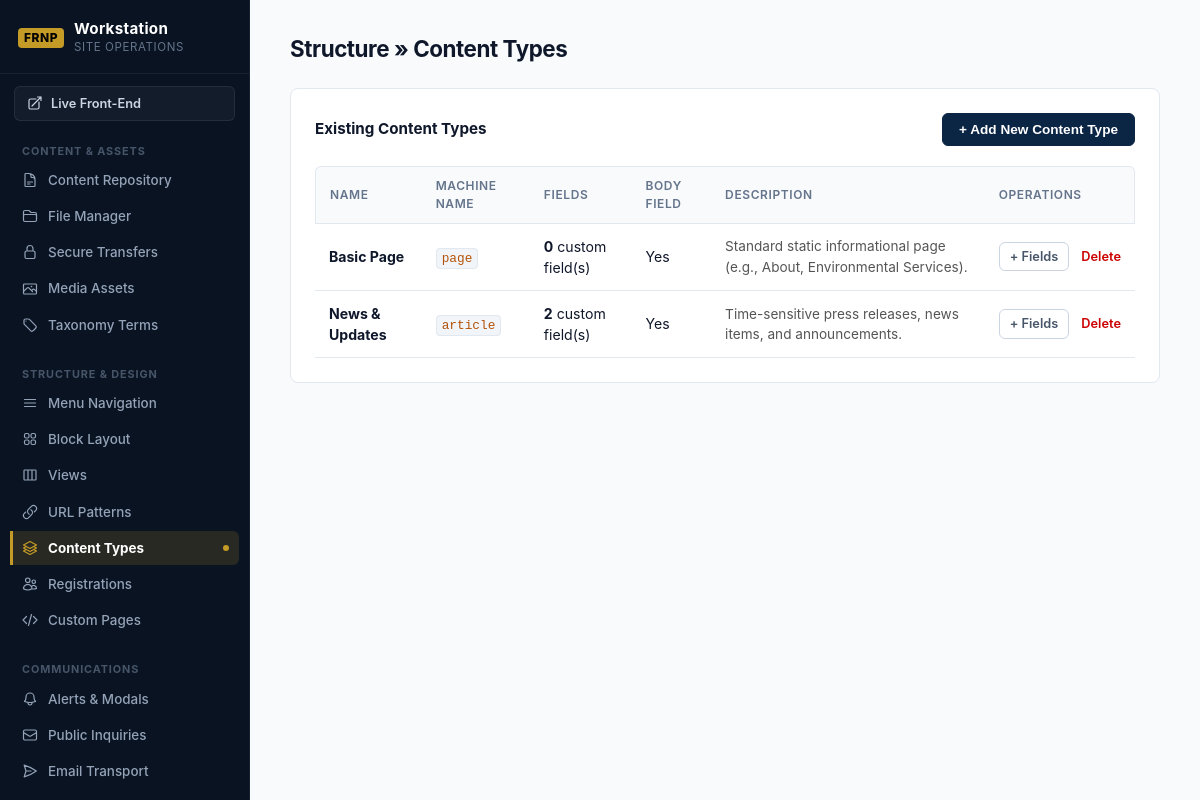
Screenshot of /admin/content_types.php (signed in) with the database file from the repository.
### tables this page shows
CREATE TABLE `content_types` (
    `id` INT UNSIGNED AUTO_INCREMENT PRIMARY KEY,
    `type` VARCHAR(32) NOT NULL UNIQUE,
    `name` VARCHAR(64) NOT NULL,
    `description` TEXT NULL,
    `has_body` TINYINT(1) NOT NULL DEFAULT 1,
    `fields_schema` JSON NULL,  
    `created_at` DATETIME NOT NULL DEFAULT CURRENT_TIMESTAMP
);

### includes/auth.php (called while the page is built, shortened)
<?php
if (!function_exists('base_path')) {
    function base_path(string $path = ''): string {
        static $base = null;
        if ($base === null) {
            $script = str_replace('\\', '/', $_SERVER['SCRIPT_NAME'] ?? '');
            if (preg_match('#^(.*?)/(admin|api|includes|custom_pages)/#', $script, $matches)) {
                $base = rtrim($matches[1], '/');
            } else {
                $dir = dirname($script);
                $base = ($dir === '/' || $dir === '\\' || $dir === '.') ? '' : rtrim($dir, '/');
            }
        }
        $clean = ltrim($path, '/');
        if ($clean === '' || $clean === 'home') {
            return $base !== '' ? $base : '/';
        }
        return ($base !== '' ? $base : '') . '/' . $clean;
    }
}
function get_csrf_token(): string {
    return $_SESSION['csrf_token'];
}

### includes/content.php (called while the page is built, shortened)
<?php
function get_content_types(): array {
    $db = get_db();
    return $db->query('SELECT * FROM content_types ORDER BY name ASC')->fetchAll();
}
    ?>

### admin/content_types.php (the view, shortened to what this page needs)
<?php
require_once __DIR__ . '/../includes/auth.php';
require_once __DIR__ . '/../includes/content.php';
$types = get_content_types();
?>
<!DOCTYPE html>
<html lang="en">
<head>
    <link rel="stylesheet" href="<?= base_path('assets/css/admin.css') ?>">
</head>
<body>
    <div class="admin-wrapper">
        <?php require __DIR__ . '/nav.php'; ?>
        <main class="admin-main">
            <h1>Structure &raquo; Content Types</h1>
            <section class="card">
                <div style="display: flex;justify-content: space-between;align-items: center;margin-bottom: 20px;">
                    <h3 style="margin: 0;">Existing Content Types</h3>
                    <button type="button" class="btn-primary" onclick="openCreateTypeModal()" style="white-space: nowrap;">+ Add New Content Type</button>
                </div>
                <table>
                    <thead>
                        <tr>
                            <th>Name</th>
                            <th>Machine Name</th>
                            <th>Fields</th>
                            <th>Body Field</th>
                            <th>Description</th>
                            <th>Operations</th>
                        </tr>
                    </thead>
                    <tbody>
                        <?php foreach ($types as $t): ?>
                        <?php
                            $raw_schema = $t['fields_schema'] ?? '[]';
                            $schema_arr = is_array($raw_schema) ? $raw_schema : json_decode((string)$raw_schema, true);
                            $f_count = is_array($schema_arr) ? count($schema_arr) : 0;
                        ?>
                        <tr>
                            <td><strong><?= htmlspecialchars($t['name']) ?></strong></td>
                            <td><code><?= htmlspecialchars($t['type']) ?></code></td>
                            <td><strong><?= $f_count ?></strong> custom field(s)</td>
                            <td><?= !empty($t['has_body']) ? 'Yes' : 'No' ?></td>
                            <td style="color:#555; font-size:0.85rem;"><?= htmlspecialchars($t['description'] ?? '') ?></td>
                            <td style="white-space: nowrap;">
                                <a href="<?= base_path('admin/content_type_fields.php') ?>?type=<?= urlencode($t['type']) ?>" class="btn-secondary" style="font-size:0.8rem; padding: 4px 10px;">
                                    + Fields
                                </a>
                                <a href="<?= base_path('admin/content_types.php') ?>?action=delete&type=<?= urlencode($t['type']) ?>&csrf_token=<?= get_csrf_token() ?>"
                                   data-confirm="Permanently delete content type &quot;<?= htmlspecialchars($t['name']) ?>&quot;? This cannot be undone."
                                   data-confirm-title="Delete Content Type"
                                   data-confirm-btn="Delete"
                                   onclick="return confirm('Permanently delete content type &quot;<?= htmlspecialchars(addslashes($t['name'])) ?>&quot;? This cannot be undone.');"
                                   style="color:#c00; font-size:0.8rem; margin-left:8px; text-decoration:none;">
                                    Delete
                                </a>
                            </td>
                        </tr>
                        <?php endforeach; ?>
                    </tbody>
                </table>
            </section>
        </main>
    </div>
</body>
</html>

### assets/css/admin.css (style rules this page uses)
:root { --bg-app: #f8fafc; --bg-surface: #ffffff; --bg-surface-subtle: #f1f5f9; --bg-surface-hover: #e2e8f0; --border-color: #e2e8f0; --border-strong: #cbd5e1; --text-primary: #0f172a; --text-secondary: #475569; --text-muted: #64748b; --text-inverse: #ffffff; --primary-color: #0b2545; --primary-hover: #133b6d; --accent-gold: #c59b27; --danger-bg: #fef2f2; --danger-border: #fecaca; --danger-text: #991b1b; --danger-solid: #dc2626; --success-bg: #ecfdf5; --success-border: #a7f3d0; --success-text: #065f46; --warning-bg: #fffbeb; --warning-border: #fde68a; --warning-text: #92400e; --info-bg: #eff6ff; --info-border: #bfdbfe; --info-text: #1e40af; --sidebar-width: 250px; --radius-sm: 4px; --radius-md: 6px; --radius-lg: 8px; --font-sans: -apple-system, BlinkMacSystemFont, "Inter", "Segoe UI", Roboto, "Helvetica Neue", Arial, sans-serif; --font-mono: ui-monospace, SFMono-Regular, Menlo, Monaco, Consolas, "Liberation Mono", monospace; }
*, *::before, *::after { box-sizing: border-box; margin: 0; padding: 0; }
body { background-color: var(--bg-app); color: var(--text-primary); font-family: var(--font-sans); font-size: 0.9375rem; line-height: 1.5; -webkit-font-smoothing: antialiased; }
.admin-wrapper { display: flex; min-height: 100vh; width: 100%; }
.admin-main { flex: 1; min-width: 0; max-width: 1300px; width: 100%; padding: 32px 40px; background: var(--bg-app); }
h1 { font-size: 1.4rem; font-weight: 700; color: var(--text-primary); letter-spacing: -0.02em; margin-bottom: 22px; }
h3 { font-size: 0.95rem; font-weight: 700; color: var(--text-primary); margin-bottom: 14px; }
code { font-family: var(--font-mono); font-size: 0.8rem; background: var(--bg-surface-subtle); border: 1px solid var(--border-color); padding: 2px 5px; border-radius: var(--radius-sm); color: #b45309; }
.btn-primary { display: inline-flex; align-items: center; justify-content: center; background: var(--primary-color); color: #ffffff !important; border: 1px solid var(--primary-color); padding: 8px 16px; border-radius: var(--radius-md); font-size: 0.85rem; font-weight: 600; text-decoration: none; cursor: pointer; transition: all 0.15s ease; }
.btn-secondary { display: inline-flex; align-items: center; justify-content: center; background: var(--bg-surface); color: var(--text-secondary) !important; border: 1px solid var(--border-strong); padding: 7px 14px; border-radius: var(--radius-md); font-size: 0.85rem; font-weight: 600; text-decoration: none; cursor: pointer; transition: all 0.15s ease; }
table { width: 100%; border-collapse: separate; border-spacing: 0; margin-top: 8px; font-size: 0.88rem; }
th { background: var(--bg-app); color: var(--text-muted); font-weight: 600; font-size: 0.75rem; text-transform: uppercase; letter-spacing: 0.05em; padding: 10px 14px; text-align: left; border-top: 1px solid var(--border-color); border-bottom: 1px solid var(--border-color); }
th:first-child { border-left: 1px solid var(--border-color); border-top-left-radius: var(--radius-md); }
th:last-child { border-right: 1px solid var(--border-color); border-top-right-radius: var(--radius-md); }
td { padding: 12px 14px; color: var(--text-primary); border-bottom: 1px solid var(--border-color); vertical-align: middle; }
tbody tr { transition: background-color 0.1s ease; }
td a { color: var(--primary-color); text-decoration: none; font-weight: 600; }
.card { background: var(--bg-surface); border: 1px solid var(--border-color); border-radius: var(--radius-lg); padding: 24px; margin-bottom: 24px; box-shadow: none; }

### rows the page displays
content_types: name "Basic Page", type "page", fields_schema "0", has_body "Yes", description "Standard static informational page (e.g., About, Environmental Services)."
content_types: name "News & Updates", type "article", fields_schema "2", has_body "Yes", description "Time-sensitive press releases, news items, and announcements."

### other values shown
$group_label "CONTENT & ASSETS"
$item['title'] "Content Repository"
$item['title'] "File Manager"
$item['title'] "Secure Transfers"
$item['title'] "Media Assets"
$item['title'] "Taxonomy Terms"
$group_label "STRUCTURE & DESIGN"
$item['title'] "Menu Navigation"
$item['title'] "Block Layout"
$item['title'] "Views"
$item['title'] "URL Patterns"
$item['title'] "Content Types"
$item['title'] "Registrations"
$item['title'] "Custom Pages"
$group_label "COMMUNICATIONS"
